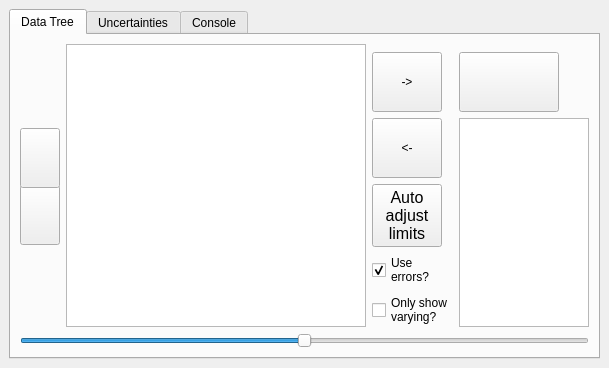
  <widget class="QDockWidget" name="dockWidget">
   <property name="sizePolicy">
    <sizepolicy hsizetype="Expanding" vsizetype="Expanding">
     <horstretch>0</horstretch>
     <verstretch>0</verstretch>
    </sizepolicy>
   </property>
   <property name="minimumSize">
    <size>
     <width>600</width>
     <height>350</height>
    </size>
   </property>
   <property name="toolTip">
    <string>Double click to separate/join the dock</string>
   </property>
   <property name="features">
    <set>QDockWidget::DockWidgetFloatable|QDockWidget::DockWidgetMovable</set>
   </property>
   <property name="allowedAreas">
    <set>Qt::BottomDockWidgetArea</set>
   </property>
   <property name="windowTitle">
    <string/>
   </property>
   <attribute name="dockWidgetArea">
    <number>8</number>
   </attribute>
   <widget class="QWidget" name="dockWidgetContents">
    <layout class="QGridLayout" name="gridLayout">
     <item row="0" column="0">
      <widget class="QTabWidget" name="tabWidget">
       <property name="enabled">
        <bool>true</bool>
       </property>
       <property name="sizePolicy">
        <sizepolicy hsizetype="MinimumExpanding" vsizetype="Expanding">
         <horstretch>0</horstretch>
         <verstretch>0</verstretch>
        </sizepolicy>
       </property>
       <property name="minimumSize">
        <size>
         <width>300</width>
         <height>200</height>
        </size>
       </property>
       <property name="toolTip">
        <string/>
       </property>
       <property name="currentIndex">
        <number>0</number>
       </property>
       <property name="tabBarAutoHide">
        <bool>true</bool>
       </property>
       <widget class="QWidget" name="tab">
        <attribute name="title">
         <string>Data Tree</string>
        </attribute>
        <attribute name="toolTip">
         <string>Data and Model Trees</string>
        </attribute>
        <layout class="QGridLayout" name="gridLayout_2">
         <item row="1" column="3">
          <widget class="QPushButton" name="do_fit_button">
           <property name="sizePolicy">
            <sizepolicy hsizetype="Maximum" vsizetype="Maximum">
             <horstretch>0</horstretch>
             <verstretch>0</verstretch>
            </sizepolicy>
           </property>
           <property name="minimumSize">
            <size>
             <width>60</width>
             <height>60</height>
            </size>
           </property>
           <property name="maximumSize">
            <size>
             <width>100</width>
             <height>16777215</height>
            </size>
           </property>
           <property name="toolTip">
            <string>Do a fit. Cmd-F</string>
           </property>
           <property name="text">
            <string/>
           </property>
           <property name="icon">
            <iconset>
             <normaloff>../icons/go.png</normaloff>../icons/go.png</iconset>
           </property>
           <property name="iconSize">
            <size>
             <width>40</width>
             <height>40</height>
            </size>
           </property>
           <property name="shortcut">
            <string>Ctrl+F</string>
           </property>
          </widget>
         </item>
         <item row="8" column="0" colspan="4">
          <widget class="QSlider" name="paramsSlider">
           <property name="sizePolicy">
            <sizepolicy hsizetype="Expanding" vsizetype="Minimum">
             <horstretch>0</horstretch>
             <verstretch>0</verstretch>
            </sizepolicy>
           </property>
           <property name="maximumSize">
            <size>
             <width>16777215</width>
             <height>20</height>
            </size>
           </property>
           <property name="mouseTracking">
            <bool>false</bool>
           </property>
           <property name="focusPolicy">
            <enum>Qt::StrongFocus</enum>
           </property>
           <property name="contextMenuPolicy">
            <enum>Qt::PreventContextMenu</enum>
           </property>
           <property name="toolTip">
            <string>Select a parameter then use this slider to vary it</string>
           </property>
           <property name="maximum">
            <number>999</number>
           </property>
           <property name="value">
            <number>499</number>
           </property>
           <property name="orientation">
            <enum>Qt::Horizontal</enum>
           </property>
           <property name="invertedAppearance">
            <bool>false</bool>
           </property>
           <property name="invertedControls">
            <bool>false</bool>
           </property>
           <property name="tickPosition">
            <enum>QSlider::NoTicks</enum>
           </property>
          </widget>
         </item>
         <item row="3" column="0">
          <widget class="QPushButton" name="remove_layer">
           <property name="maximumSize">
            <size>
             <width>40</width>
             <height>60</height>
            </size>
           </property>
           <property name="toolTip">
            <string>Remove a layer, Cmd-</string>
           </property>
           <property name="text">
            <string/>
           </property>
           <property name="icon">
            <iconset resource="../resources.qrc">
             <normaloff>:/icons/minus.png</normaloff>:/icons/minus.png</iconset>
           </property>
           <property name="iconSize">
            <size>
             <width>30</width>
             <height>30</height>
            </size>
           </property>
           <property name="shortcut">
            <string>Ctrl+-</string>
           </property>
          </widget>
         </item>
         <item row="2" column="0">
          <widget class="QPushButton" name="add_layer">
           <property name="sizePolicy">
            <sizepolicy hsizetype="Fixed" vsizetype="Fixed">
             <horstretch>0</horstretch>
             <verstretch>0</verstretch>
            </sizepolicy>
           </property>
           <property name="minimumSize">
            <size>
             <width>40</width>
             <height>60</height>
            </size>
           </property>
           <property name="maximumSize">
            <size>
             <width>40</width>
             <height>40</height>
            </size>
           </property>
           <property name="toolTip">
            <string>Insert a layer, Cmd=</string>
           </property>
           <property name="text">
            <string/>
           </property>
           <property name="icon">
            <iconset resource="../resources.qrc">
             <normaloff>:/icons/plus.png</normaloff>:/icons/plus.png</iconset>
           </property>
           <property name="iconSize">
            <size>
             <width>30</width>
             <height>30</height>
            </size>
           </property>
           <property name="shortcut">
            <string>Ctrl+=</string>
           </property>
          </widget>
         </item>
         <item row="2" column="3" rowspan="4">
          <widget class="QListView" name="currently_fitting">
           <property name="sizePolicy">
            <sizepolicy hsizetype="Maximum" vsizetype="Expanding">
             <horstretch>0</horstretch>
             <verstretch>0</verstretch>
            </sizepolicy>
           </property>
           <property name="maximumSize">
            <size>
             <width>130</width>
             <height>16777215</height>
            </size>
           </property>
           <property name="toolTip">
            <string>List of datasets to be fitted</string>
           </property>
           <property name="editTriggers">
            <set>QAbstractItemView::NoEditTriggers</set>
           </property>
           <property name="dragEnabled">
            <bool>false</bool>
           </property>
           <property name="dragDropMode">
            <enum>QAbstractItemView::DropOnly</enum>
           </property>
           <property name="defaultDropAction">
            <enum>Qt::MoveAction</enum>
           </property>
           <property name="selectionMode">
            <enum>QAbstractItemView::MultiSelection</enum>
           </property>
          </widget>
         </item>
         <item row="0" column="1" rowspan="6">
          <widget class="QTreeView" name="treeView">
           <property name="minimumSize">
            <size>
             <width>300</width>
             <height>0</height>
            </size>
           </property>
           <property name="font">
            <font>
             <pointsize>12</pointsize>
            </font>
           </property>
           <property name="acceptDrops">
            <bool>true</bool>
           </property>
           <property name="styleSheet">
            <string notr="true">QTreeView::branch:has-siblings:!adjoins-item {
    border-image: url(:/icons/vline.png) 0;
}

QTreeView::branch:has-siblings:adjoins-item {
    border-image: url(:/icons/branch-more.png) 0;
}

QTreeView::branch:!has-children:!has-siblings:adjoins-item {
    border-image: url(:/icons/branch-end.png) 0;
}

QTreeView::branch:has-children:!has-siblings:closed,
QTreeView::branch:closed:has-children:has-siblings {
        border-image: none;
        image: url(:/icons/branch-closed.png);
}

QTreeView::branch:open:has-children:!has-siblings,
QTreeView::branch:open:has-children:has-siblings  {
        border-image: none;
        image: url(:/icons/branch-open.png);
}</string>
           </property>
           <property name="horizontalScrollBarPolicy">
            <enum>Qt::ScrollBarAlwaysOff</enum>
           </property>
           <property name="sizeAdjustPolicy">
            <enum>QAbstractScrollArea::AdjustToContents</enum>
           </property>
           <property name="editTriggers">
            <set>QAbstractItemView::AnyKeyPressed|QAbstractItemView::DoubleClicked|QAbstractItemView::EditKeyPressed</set>
           </property>
           <property name="tabKeyNavigation">
            <bool>false</bool>
           </property>
           <property name="dragEnabled">
            <bool>true</bool>
           </property>
           <property name="dragDropMode">
            <enum>QAbstractItemView::InternalMove</enum>
           </property>
           <property name="defaultDropAction">
            <enum>Qt::MoveAction</enum>
           </property>
           <property name="alternatingRowColors">
            <bool>false</bool>
           </property>
           <property name="selectionMode">
            <enum>QAbstractItemView::ExtendedSelection</enum>
           </property>
           <property name="selectionBehavior">
            <enum>QAbstractItemView::SelectRows</enum>
           </property>
           <property name="expandsOnDoubleClick">
            <bool>false</bool>
           </property>
           <attribute name="headerCascadingSectionResizes">
            <bool>true</bool>
           </attribute>
          </widget>
         </item>
         <item row="1" column="2">
          <widget class="QPushButton" name="add_to_fit_button">
           <property name="minimumSize">
            <size>
             <width>60</width>
             <height>60</height>
            </size>
           </property>
           <property name="maximumSize">
            <size>
             <width>70</width>
             <height>70</height>
            </size>
           </property>
           <property name="toolTip">
            <string>Add a dataset to those being fitted</string>
           </property>
           <property name="text">
            <string>-&gt;</string>
           </property>
          </widget>
         </item>
         <item row="2" column="2">
          <widget class="QPushButton" name="remove_from_fit_button">
           <property name="minimumSize">
            <size>
             <width>60</width>
             <height>60</height>
            </size>
           </property>
           <property name="maximumSize">
            <size>
             <width>70</width>
             <height>70</height>
            </size>
           </property>
           <property name="toolTip">
            <string>Remove dataset from those being fitted</string>
           </property>
           <property name="text">
            <string>&lt;-</string>
           </property>
          </widget>
         </item>
         <item row="3" column="2">
          <widget class="QPushButton" name="auto_limits_button">
           <property name="minimumSize">
            <size>
             <width>60</width>
             <height>60</height>
            </size>
           </property>
           <property name="maximumSize">
            <size>
             <width>70</width>
             <height>70</height>
            </size>
           </property>
           <property name="font">
            <font>
             <pointsize>12</pointsize>
            </font>
           </property>
           <property name="toolTip">
            <string>Give varying parameters finite limits</string>
           </property>
           <property name="text">
            <string>Auto
adjust
limits</string>
           </property>
          </widget>
         </item>
         <item row="4" column="2">
          <widget class="QCheckBox" name="use_errors_checkbox">
           <property name="toolTip">
            <string>&lt;html&gt;&lt;head/&gt;&lt;body&gt;&lt;p&gt;Use the measurement uncertainties for weighting the fit&lt;/p&gt;&lt;/body&gt;&lt;/html&gt;</string>
           </property>
           <property name="text">
            <string>Use
errors?</string>
           </property>
           <property name="checked">
            <bool>true</bool>
           </property>
           <property name="tristate">
            <bool>false</bool>
           </property>
          </widget>
         </item>
         <item row="5" column="2">
          <widget class="QCheckBox" name="only_fitted">
           <property name="toolTip">
            <string>Only display the parameters that are being allowed to vary.</string>
           </property>
           <property name="text">
            <string>Only show
varying?</string>
           </property>
          </widget>
         </item>
        </layout>
        <zorder>remove_layer</zorder>
        <zorder>add_layer</zorder>
        <zorder>paramsSlider</zorder>
        <zorder>do_fit_button</zorder>
        <zorder>treeView</zorder>
        <zorder>currently_fitting</zorder>
        <zorder>add_to_fit_button</zorder>
        <zorder>remove_from_fit_button</zorder>
        <zorder>auto_limits_button</zorder>
        <zorder>use_errors_checkbox</zorder>
        <zorder>only_fitted</zorder>
       </widget>
       <widget class="QWidget" name="tab_1">
        <attribute name="title">
         <string>Uncertainties</string>
        </attribute>
       </widget>
       <widget class="QWidget" name="tab_2">
        <attribute name="title">
         <string>Console</string>
        </attribute>
        <attribute name="toolTip">
         <string>Output from the modelling processes</string>
        </attribute>
        <layout class="QGridLayout" name="gridLayout_8">
         <item row="0" column="0">
          <widget class="QPlainTextEdit" name="console_text_edit"/>
         </item>
        </layout>
       </widget>
      </widget>
     </item>
    </layout>
   </widget>
  </widget>
